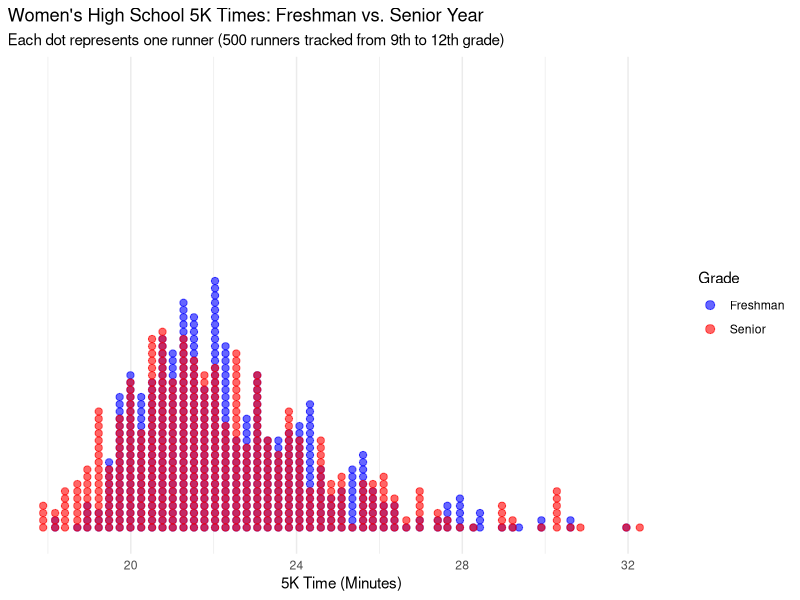
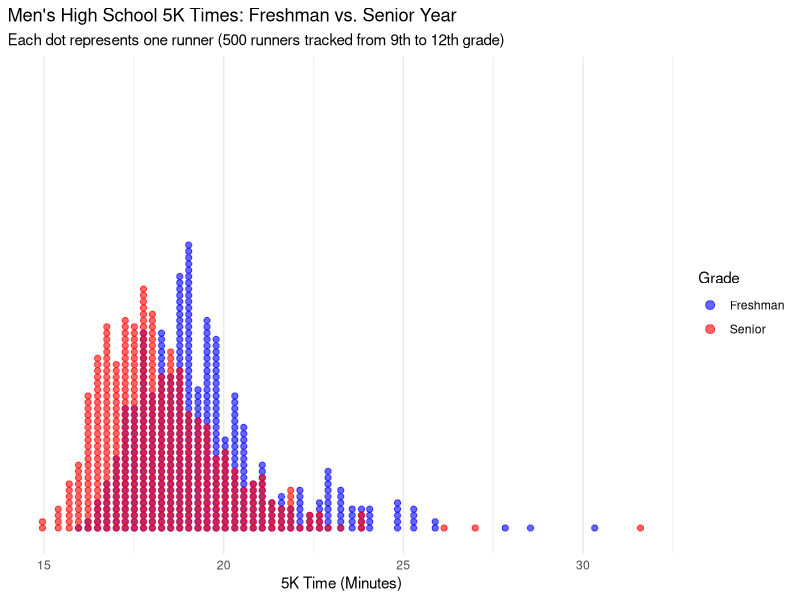

Here is the R script that generated these plots, in order:
## ---- chunk 1
library(tidyverse)

# Read the matched 5K dataset and convert seconds to minutes
xc_long <- read_csv("hs_5k_freshman_senior.csv") |>
  pivot_longer(
    cols = c(freshman_seconds, senior_seconds),
    names_to = "year",
    values_to = "time_seconds"
  ) |>
  mutate(
    year = if_else(year == "freshman_seconds", "Freshman", "Senior"),
    time_minutes = time_seconds / 60
  )
## ---- chunk 2
# Filter for women and plot each runner's time as a dot
xc_long |>
  filter(gender == "Women") |>
  ggplot(aes(x = time_minutes, fill = year, color = year)) +
  geom_dotplot(binwidth = 0.25, stackgroups = FALSE, binpositions = "all", alpha = 0.6, dotsize = 0.7) +
  scale_fill_manual(values = c("Freshman" = "blue", "Senior" = "red")) +
  scale_color_manual(values = c("Freshman" = "blue", "Senior" = "red")) +
  scale_y_continuous(NULL, breaks = NULL) +
  labs(
    title = "Women's High School 5K Times: Freshman vs. Senior Year",
    subtitle = "Each dot represents one runner (500 runners tracked from 9th to 12th grade)",
    x = "5K Time (Minutes)",
    fill = "Grade",
    color = "Grade"
  ) +
  theme_minimal()
## ---- chunk 3
# Filter for men and plot each runner's time as a dot
xc_long |>
  filter(gender == "Men") |>
  ggplot(aes(x = time_minutes, fill = year, color = year)) +
  geom_dotplot(binwidth = 0.25, stackgroups = FALSE, binpositions = "all", alpha = 0.6, dotsize = 0.7) +
  scale_fill_manual(values = c("Freshman" = "blue", "Senior" = "red")) +
  scale_color_manual(values = c("Freshman" = "blue", "Senior" = "red")) +
  scale_y_continuous(NULL, breaks = NULL) +
  labs(
    title = "Men's High School 5K Times: Freshman vs. Senior Year",
    subtitle = "Each dot represents one runner (500 runners tracked from 9th to 12th grade)",
    x = "5K Time (Minutes)",
    fill = "Grade",
    color = "Grade"
  ) +
  theme_minimal()
